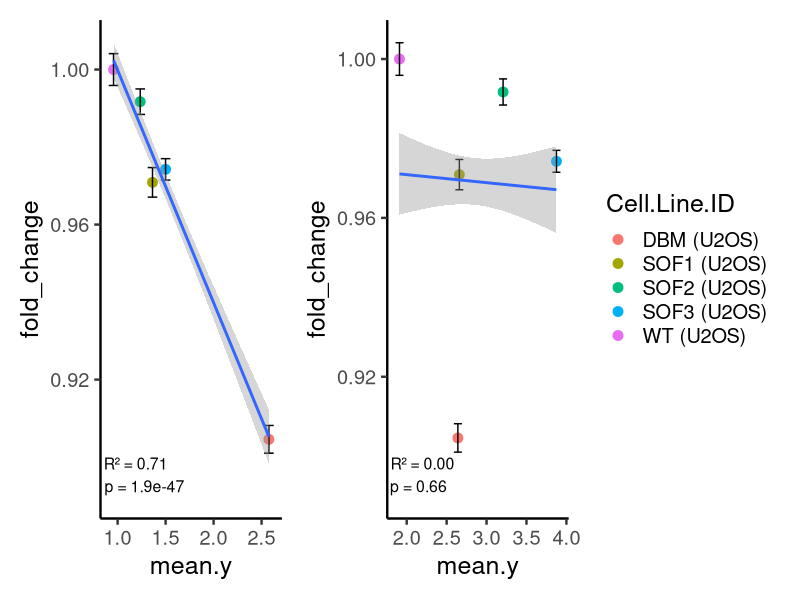
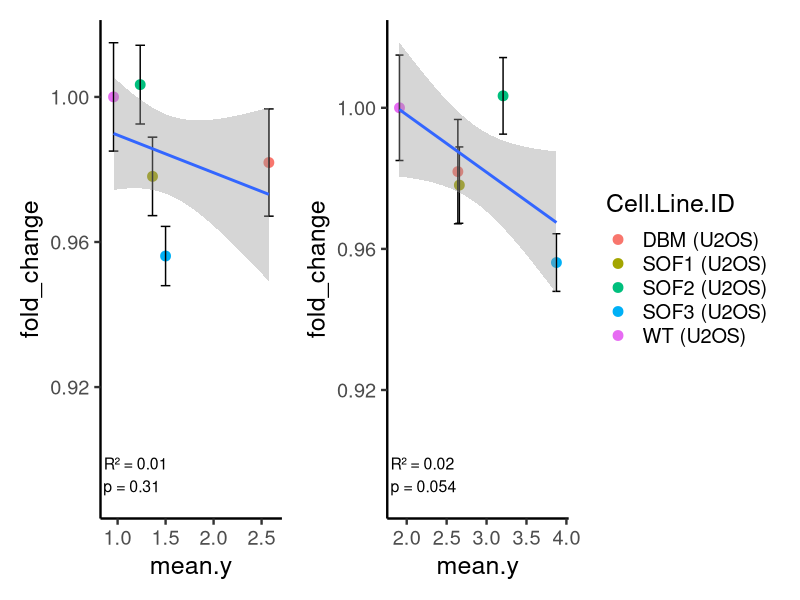
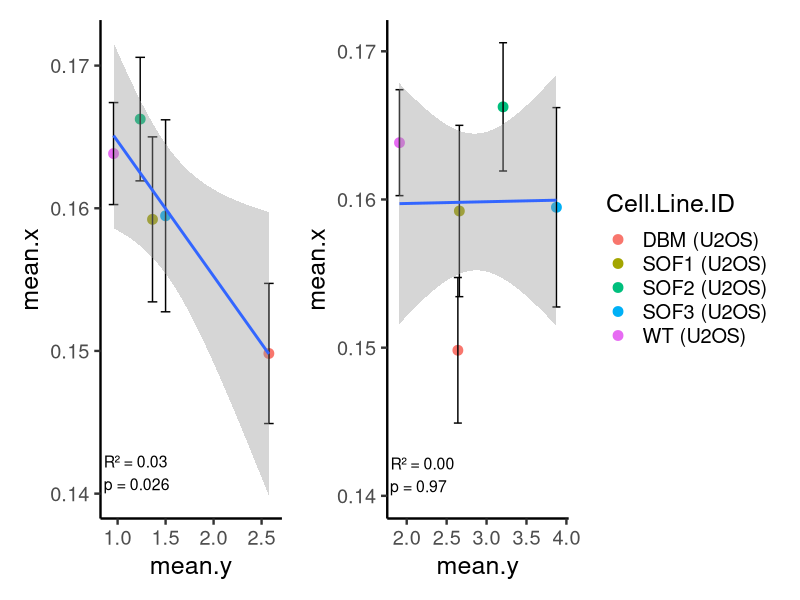

Generate these figures, in order, with R:
# Linear Models of kinetic parameters and DNA/RNA affinity
library(tidyverse)
library(dplyr)
library(ggplot2)
library(tidyr)
library(broom)
library(patchwork)
rm(list=ls())
R.version

affinity_df <- read.csv("dat/kds_binding_affinity.csv",
                        sep=",",
                        header=TRUE)

affinity_df <- affinity_df %>%
  select(-c(kd,log_kd)) %>%
  distinct(mutant, mean, .keep_all = TRUE)
  
residence_imaging_df <- read.table("dat/koff_fast_as_fc_to_wt.csv",
                                   sep=",",
                                   header=TRUE) 
residence_imaging_df <- merge(residence_imaging_df, affinity_df,by.x="Cell.Line.ID",by.y="mutant")


reg_stats <- bind_rows(
  # DNA regression
  lm(fold_change ~ mean.y, data = residence_imaging_df[residence_imaging_df$nucleic_acid=="DNA",]) %>%
    tidy() %>%
    filter(term == "mean.y") %>%
    mutate(
      predictor = "DNA",
      r2 = summary(lm(fold_change ~ mean.y, data = residence_imaging_df[residence_imaging_df$nucleic_acid=="DNA",]))$r.squared
    ),
  
  # RNA regression
  lm(fold_change ~ mean.y, data = residence_imaging_df[residence_imaging_df$nucleic_acid=="RNA",]) %>%
    tidy() %>%
    filter(term == "mean.y") %>%
    mutate(
      predictor = "RNA",
      r2 = summary(lm(fold_change ~ mean.y, data = residence_imaging_df[residence_imaging_df$nucleic_acid=="RNA",]))$r.squared
    )
) %>%
  transmute(
    predictor,
    label = sprintf(
      "R² = %.2f\np = %.2g",
      r2, p.value
    )
  )

summary_df <- residence_imaging_df %>%
  group_by(nucleic_acid, Cell.Line.ID) %>%
  summarise(mutant_mean = mean(fold_change),
            kd = mean(mean.y), n = n(),
            mutant_sd = sd(fold_change),
            mutant_se = mutant_sd/sqrt(n))


FigI_left <- ggplot(data=residence_imaging_df[residence_imaging_df$nucleic_acid=="DNA",],aes(x=mean.y,y=fold_change)) +
  geom_point(data=summary_df[summary_df$nucleic_acid=="DNA",],aes(x=kd,y=mutant_mean,color=Cell.Line.ID),size=3) +
  geom_errorbar(data=summary_df[summary_df$nucleic_acid=="DNA",],aes(ymin=mutant_mean-mutant_se, y=mutant_mean, x=kd,
                                                                     ymax=mutant_mean+mutant_se), width=0.1,
                position=position_dodge(0.05)) +
  geom_smooth(method="lm") +
  geom_text(
    data = reg_stats[reg_stats$predictor=="DNA",],
    aes(
      x = -Inf, y = 0.89,
      label = label
    ),
    hjust = -0.05, vjust = -0.1,
    size = 4,
    inherit.aes = FALSE
  ) +
  theme_classic(base_size=18) +
  theme(legend.position = "none")

FigI_right <- ggplot(data=residence_imaging_df[residence_imaging_df$nucleic_acid=="RNA",],aes(x=mean.y,y=fold_change)) +
  geom_point(data=summary_df[summary_df$nucleic_acid=="RNA",],aes(x=kd,y=mutant_mean,color=Cell.Line.ID),size=3) +
  geom_errorbar(data=summary_df[summary_df$nucleic_acid=="RNA",],aes(ymin=mutant_mean-mutant_se, y=mutant_mean, x=kd,
                                                                     ymax=mutant_mean+mutant_se), width=0.1,
                position=position_dodge(0.05)) +
  geom_smooth(method="lm") +
  geom_text(
    data = reg_stats[reg_stats$predictor=="RNA",],
    aes(
      x = -Inf, y = 0.89,
      label = label
    ),
    hjust = -0.05, vjust = -0.1,
    size = 4,
    inherit.aes = FALSE
  ) +
  theme_classic(base_size=18)

FigI_left | FigI_right

### koff_slow
rm(list=ls())
affinity_df <- read.csv("dat/kds_binding_affinity.csv",
                        sep=",",
                        header=TRUE)
affinity_df <- affinity_df %>%
  select(-c(kd,log_kd)) %>%
  distinct(mutant, mean, .keep_all = TRUE)

residence_imaging_df <- read.table("dat/koff_slow_as_fc_to_wt.csv",
                                   sep=",",
                                   header=TRUE) 

residence_imaging_df <- merge(residence_imaging_df, affinity_df,by.x="Cell.Line.ID",by.y="mutant")


reg_stats <- bind_rows(
  # DNA regression
  lm(fold_change ~ mean.y, data = residence_imaging_df[residence_imaging_df$nucleic_acid=="DNA",]) %>%
    tidy() %>%
    filter(term == "mean.y") %>%
    mutate(
      predictor = "DNA",
      r2 = summary(lm(fold_change ~ mean.y, data = residence_imaging_df[residence_imaging_df$nucleic_acid=="DNA",]))$r.squared
    ),
  
  # RNA regression
  lm(fold_change ~ mean.y, data = residence_imaging_df[residence_imaging_df$nucleic_acid=="RNA",]) %>%
    tidy() %>%
    filter(term == "mean.y") %>%
    mutate(
      predictor = "RNA",
      r2 = summary(lm(fold_change ~ mean.y, data = residence_imaging_df[residence_imaging_df$nucleic_acid=="RNA",]))$r.squared
    )
) %>%
  transmute(
    predictor,
    label = sprintf(
      "R² = %.2f\np = %.2g",
      r2, p.value
    )
  )

summary_df <- residence_imaging_df %>%
  group_by(nucleic_acid, Cell.Line.ID) %>%
  summarise(mutant_mean = mean(fold_change),
            kd = mean(mean.y), n = n(),
            mutant_sd = sd(fold_change),
            mutant_se = mutant_sd/sqrt(n))

FigJ_left <- ggplot(data=residence_imaging_df[residence_imaging_df$nucleic_acid=="DNA",],aes(x=mean.y,y=fold_change)) +
  geom_point(data=summary_df[summary_df$nucleic_acid=="DNA",],aes(x=kd,y=mutant_mean,color=Cell.Line.ID),size=3) +
  geom_errorbar(data=summary_df[summary_df$nucleic_acid=="DNA",],aes(ymin=mutant_mean-mutant_se, y=mutant_mean, x=kd,
                                                                     ymax=mutant_mean+mutant_se), width=0.1,
                position=position_dodge(0.05)) +
  geom_smooth(method="lm") +
  geom_text(
    data = reg_stats[reg_stats$predictor=="DNA",],
    aes(
      x = -Inf, y = 0.89,
      label = label
    ),
    hjust = -0.05, vjust = -0.1,
    size = 4,
    inherit.aes = FALSE
  ) +
  theme_classic(base_size=18) +
  theme(legend.position = "none")

FigJ_right <- ggplot(data=residence_imaging_df[residence_imaging_df$nucleic_acid=="RNA",],aes(x=mean.y,y=fold_change)) +
  geom_point(data=summary_df[summary_df$nucleic_acid=="RNA",],aes(x=kd,y=mutant_mean,color=Cell.Line.ID),size=3) +
  geom_errorbar(data=summary_df[summary_df$nucleic_acid=="RNA",],aes(ymin=mutant_mean-mutant_se, y=mutant_mean, x=kd,
                                                                     ymax=mutant_mean+mutant_se), width=0.1,
                position=position_dodge(0.05)) +
  geom_smooth(method="lm") +
  geom_text(
    data = reg_stats[reg_stats$predictor=="RNA",],
    aes(
      x = -Inf, y = 0.89,
      label = label
    ),
    hjust = -0.05, vjust = -0.1,
    size = 4,
    inherit.aes = FALSE
  ) +
  theme_classic(base_size=18)
FigJ_left | FigJ_right

### fslow
rm(list=ls())
affinity_df <- read.csv("dat/kds_binding_affinity.csv",
                        sep=",",
                        header=TRUE)

affinity_df <- affinity_df %>%
  select(-c(kd,log_kd)) %>%
  distinct(mutant, mean, .keep_all = TRUE)

residence_imaging_df <- read.table("dat/model_fits_summary_full.csv",
                                   sep=",",
                                   header=TRUE) 

residence_imaging_df <- merge(residence_imaging_df, affinity_df,by.x="Cell.Line.ID",by.y="mutant")

residence_imaging_df <- residence_imaging_df %>%
  filter(Molecule.Name=="Estradiol") %>%
  filter(parameter=="weights[1]")

reg_stats <- bind_rows(
  # DNA regression
  lm(mean.x ~ mean.y, data = residence_imaging_df[residence_imaging_df$nucleic_acid=="DNA",]) %>%
    tidy() %>%
    filter(term == "mean.y") %>%
    mutate(
      predictor = "DNA",
      r2 = summary(lm(mean.x ~ mean.y, data = residence_imaging_df[residence_imaging_df$nucleic_acid=="DNA",]))$r.squared
    ),
  
  # RNA regression
  lm(mean.x ~ mean.y, data = residence_imaging_df[residence_imaging_df$nucleic_acid=="RNA",]) %>%
    tidy() %>%
    filter(term == "mean.y") %>%
    mutate(
      predictor = "RNA",
      r2 = summary(lm(mean.x ~ mean.y, data = residence_imaging_df[residence_imaging_df$nucleic_acid=="RNA",]))$r.squared
    )
) %>%
  transmute(
    predictor,
    label = sprintf(
      "R² = %.2f\np = %.2g",
      r2, p.value
    )
  )

summary_df <- residence_imaging_df %>%
  group_by(nucleic_acid, Cell.Line.ID) %>%
  summarise(mutant_mean = mean(mean.x),
            kd = mean(mean.y), n = n(),
            mutant_sd = sd(mean.x),
            mutant_se = mutant_sd/sqrt(n))

FigK_left <- ggplot(data=residence_imaging_df[residence_imaging_df$nucleic_acid=="DNA",],aes(x=mean.y,y=mean.x)) +
  geom_point(data=summary_df[summary_df$nucleic_acid=="DNA",],aes(x=kd,y=mutant_mean,color=Cell.Line.ID),size=3) +
  geom_errorbar(data=summary_df[summary_df$nucleic_acid=="DNA",],aes(ymin=mutant_mean-mutant_se, y=mutant_mean, x=kd,
                                                                     ymax=mutant_mean+mutant_se), width=0.1,
                position=position_dodge(0.05)) +
  geom_smooth(method="lm") +
  geom_text(
    data = reg_stats[reg_stats$predictor=="DNA",],
    aes(
      x = -Inf, y = 0.14,
      label = label
    ),
    hjust = -0.05, vjust = -0.1,
    size = 4,
    inherit.aes = FALSE
  ) +
  theme_classic(base_size=18) +
  theme(legend.position = "none")

FigK_right <- ggplot(data=residence_imaging_df[residence_imaging_df$nucleic_acid=="RNA",],aes(x=mean.y,y=mean.x)) +
  geom_point(data=summary_df[summary_df$nucleic_acid=="RNA",],aes(x=kd,y=mutant_mean,color=Cell.Line.ID),size=3) +
  geom_errorbar(data=summary_df[summary_df$nucleic_acid=="RNA",],aes(ymin=mutant_mean-mutant_se, y=mutant_mean, x=kd,
                                                                     ymax=mutant_mean+mutant_se), width=0.1,
                position=position_dodge(0.05)) +
  geom_smooth(method="lm") +
  geom_text(
    data = reg_stats[reg_stats$predictor=="RNA",],
    aes(
      x = -Inf, y = 0.14,
      label = label
    ),
    hjust = -0.05, vjust = -0.1,
    size = 4,
    inherit.aes = FALSE
  ) +
  theme_classic(base_size=18)
FigK_left | FigK_right
